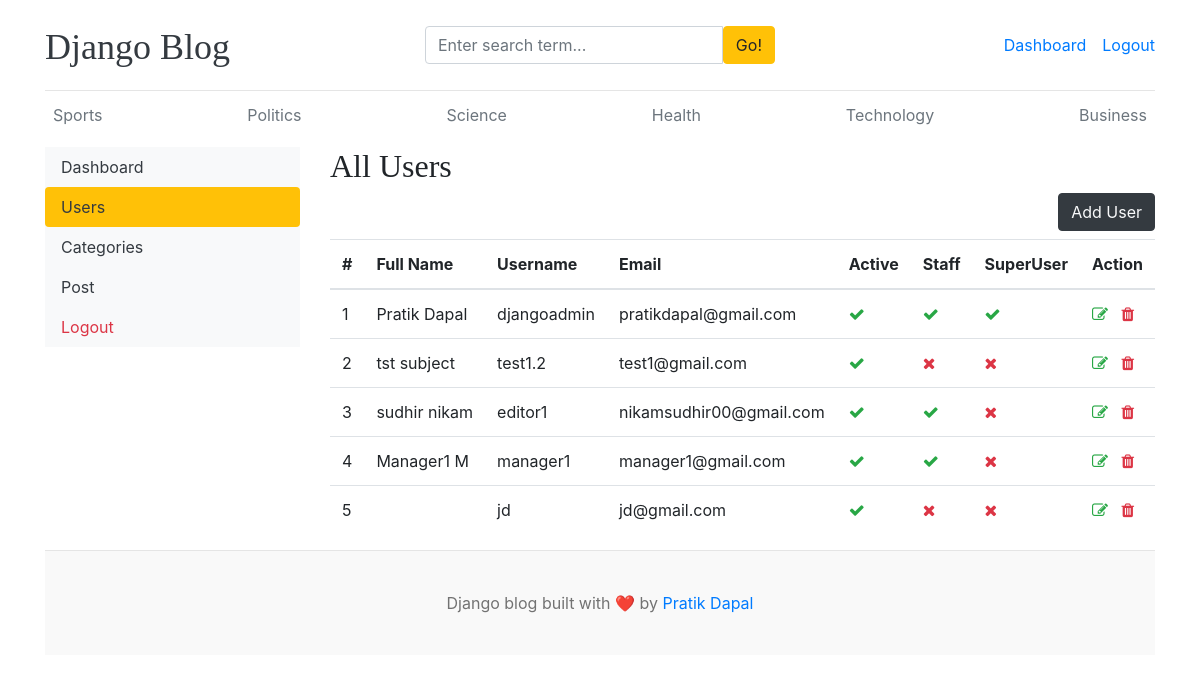
The page /dashboard/users/ (signed in) on the database its author committed.
### blogs/models.py (models this page shows, shortened)
class Category(models.Model):
    category_name = models.CharField(max_length=50, unique=True)
    created_at = models.DateTimeField(auto_now_add=True)
    updated_at = models.DateTimeField(auto_now=True)
    class Meta:
        verbose_name_plural= 'categories'

### dashboards/views.py (the view)
# urls.py: path('users/', views.users, name='users'),
@staff_required
def users(request):
    users = User.objects.all()
    context  = {
        'users': users,
    }
    return render(request, 'dashboard/users.html', context)

### blogs/context_processors.py (called while the page is built)
def get_categories(request):
    categories = Category.objects.all()
    return dict(categories=categories)

def get_social_links(request):
    social_links = SocialLink.objects.all()
    return dict(social_links=social_links)

### dashboards/views.py (called while the page is built)
def staff_required(view_func):
    @wraps(view_func)
    def wrapper(request, *args, **kwargs):
        if not request.user.is_authenticated:
            return redirect('login')
        if not request.user.is_staff:
            return render(request, 'permission_denied.html', status=403)
        return view_func(request, *args, **kwargs)
    return wrapper

### templates/dashboard/users.html (shortened to what this page needs)
{% extends "base.html" %}
{% block content %}
<div class="row">
     {% include 'dashboard/sidebar.html' %}
     <div class="col-md-9">
        {% if perms.auth.view_user %}
        <h2>All Users</h2>
        <a href="{% url 'add_user' %}" class="btn btn-dark text-light float-right mb-2">Add User</a>
        <table class="table table-hover">
            <thead>
                <tr>
                    <th>#</th>
                    <th>Full Name</th>
                    <th>Username</th>
                    <th>Email</th>
                    <th>Active</th>
                    <th>Staff</th>
                    <th>SuperUser</th>
                    <th>Action</th>
                </tr>
            </thead>
            <tbody>
            {% for user in users  %}
                <tr>
                    <td>{{ forloop.counter }}</td>
                    <td>{{ user.first_name}} {{ user.last_name }}</td>
                    <td>{{ user.username }}</td>
                    <td>{{ user.email }}</td>
                    <td>{% if user.is_active %}<i class="fa fa-check text-success"></i>{% else %}<i class="fa fa-times text-success">{% endif %}</td>
                    <td>{% if user.is_staff %}<i class="fa fa-check text-success"></i>{% else %}<i class="fa fa-times text-danger">{% endif %}</td>
                    <td>{% if user.is_superuser %}<i class="fa fa-check text-success"></i>{% else %}<i class="fa fa-times text-danger">{% endif %}</td>
                    <td>
                        <a href="{% url 'edit_user' user.id %}"><i class="fa fa-edit text-success"></i></a>
                        <a href="{% url 'delete_user' user.id %}"><i class="fa fa-trash text-danger"></i></a>
                    </td>
                </tr>
                {% endfor %}
            </tbody>
        </table>
        {% else %}
        <h5> You do not have permission to view this page</h5>
        {% endif %}
     </div>
</div>
{% endblock  %}

### templates/base.html (shortened to what this page needs)
{% load static%}
<!DOCTYPE html>
<html lang="en">
  <head>
    <link href="https://getbootstrap.com/docs/4.0/dist/css/bootstrap.min.css" rel="stylesheet">
    <link href="{% static 'css/blog.css'%}" rel="stylesheet">
    <link rel="stylesheet" href="https://cdnjs.cloudflare.com/ajax/libs/font-awesome/4.7.0/css/font-awesome.min.css">
  </head>
  <body>
    <div class="container">
      <header class="blog-header py-3">
        <div class="row flex-nowrap justify-content-between align-items-center">
          <div class="col-4 pt-1">
            <a class="blog-header-logo text-dark" href="/">Django Blog</a>
          </div>
          <div class="col-4">
            <form action="{% url "search" %}" method="GET">
              <div class="input-group">
                <input class="form-control" type="text" name="keyword" value="{{ keyword }}" placeholder="Enter search term..." aria-label="Enter search term...">
                <button type="submit" class="btn btn-warning" id="button-search" type="button">Go!</button>
              </div>
            </form>
          </div>
          <div class="col-4 d-flex justify-content-end align-items-center">
            {% if not user.is_authenticated %}
              <a class="btn btn-sm btn-warning" href="{% url 'login' %}">Login</a> &nbsp;
              <a class="btn btn-sm btn-outline-secondary" href="{% url 'register' %}">Register</a>
            {% else %}
            {% if user.is_staff %}
              <span>
               <a href="{% url 'dashboard' %}">Dashboard</a>
              </span>
            {% endif %}
              <span>
               <a href="{% url 'logout' %}">Logout</a>
              </span>
            {% endif %}
          </div>
        </div>
      </header>
      <div class="nav-scroller py-1 mb-2">
        <nav class="nav d-flex justify-content-between">
          {% for cat in categories %}
          <a class="p-2 text-muted" href="{% url 'posts_by_category' cat.id %}">{{ cat.category_name}}</a>
          {% endfor %}
        </nav>
      </div>
      {% block content%}
       {% endblock %}
    <footer class="blog-footer">
      <p>Django blog built with ❤️ by <a href="#">Pratik Dapal</a></p>
    </footer>
  </body>
</html>

### blog_main/static/css/blog.css (style rules this page uses)
.blog-header { border-bottom: 1px solid #e5e5e5; }
.blog-header-logo { font-family: "Playfair Display", Georgia, "Times New Roman", serif; font-size: 2.25rem; }
h1, h2, h3, h4, h5, h6 { font-family: "Playfair Display", Georgia, "Times New Roman", serif; }
.blog-footer { padding: 2.5rem 0; color: #727272; text-align: center; background-color: #f9f9f9; border-top: .05rem solid #e5e5e5; }
.blog-footer p:last-child { margin-bottom: 0; }

### rows shown on the page
Category: category_name "Sports"
Category: category_name "Politics"
Category: category_name "Science"
Category: category_name "Health"
Category: category_name "Technology"
Category: category_name "Business"

### other values the page prints
{{ user.first_name }} "Pratik"
{{ user.last_name }} "Dapal"
{{ user.username }} "djangoadmin"
{{ user.email }} "pratikdapal@gmail.com"
{{ user.first_name }} "tst"
{{ user.last_name }} "subject"
{{ user.username }} "test1.2"
{{ user.email }} "test1@gmail.com"
{{ user.first_name }} "sudhir"
{{ user.last_name }} "nikam"
{{ user.username }} "editor1"
{{ user.email }} "nikamsudhir00@gmail.com"
{{ user.first_name }} "Manager1"
{{ user.last_name }} "M"
{{ user.username }} "manager1"
